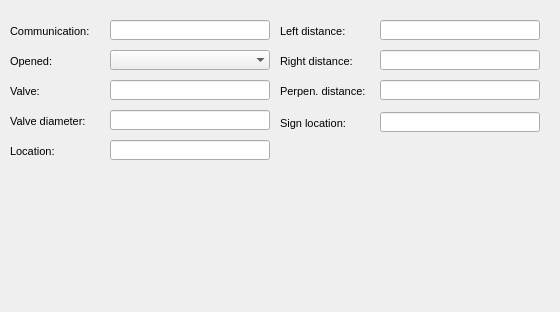
     <widget class="QWidget" name="page_2">
      <property name="geometry">
       <rect>
        <x>0</x>
        <y>0</y>
        <width>560</width>
        <height>312</height>
       </rect>
      </property>
      <attribute name="label">
       <string>Specific information</string>
      </attribute>
      <widget class="QLineEdit" name="hydrant_valve">
       <property name="geometry">
        <rect>
         <x>110</x>
         <y>80</y>
         <width>160</width>
         <height>20</height>
        </rect>
       </property>
       <property name="inputMask">
        <string/>
       </property>
       <property name="frame">
        <bool>true</bool>
       </property>
      </widget>
      <widget class="QComboBox" name="hydrant_opened">
       <property name="geometry">
        <rect>
         <x>110</x>
         <y>50</y>
         <width>160</width>
         <height>20</height>
        </rect>
       </property>
       <property name="autoFillBackground">
        <bool>true</bool>
       </property>
       <property name="maxVisibleItems">
        <number>8</number>
       </property>
       <property name="frame">
        <bool>false</bool>
       </property>
      </widget>
      <widget class="QLineEdit" name="hydrant_location">
       <property name="geometry">
        <rect>
         <x>110</x>
         <y>140</y>
         <width>160</width>
         <height>20</height>
        </rect>
       </property>
       <property name="inputMask">
        <string/>
       </property>
       <property name="frame">
        <bool>true</bool>
       </property>
      </widget>
      <widget class="QLineEdit" name="hydrant_location_sign">
       <property name="geometry">
        <rect>
         <x>380</x>
         <y>112</y>
         <width>160</width>
         <height>20</height>
        </rect>
       </property>
       <property name="inputMask">
        <string/>
       </property>
       <property name="frame">
        <bool>true</bool>
       </property>
      </widget>
      <widget class="QLabel" name="label_hydrant_opened">
       <property name="geometry">
        <rect>
         <x>10</x>
         <y>50</y>
         <width>90</width>
         <height>22</height>
        </rect>
       </property>
       <property name="font">
        <font>
         <pointsize>8</pointsize>
        </font>
       </property>
       <property name="frameShape">
        <enum>QFrame::NoFrame</enum>
       </property>
       <property name="frameShadow">
        <enum>QFrame::Plain</enum>
       </property>
       <property name="text">
        <string>Opened:</string>
       </property>
       <property name="textFormat">
        <enum>Qt::AutoText</enum>
       </property>
       <property name="scaledContents">
        <bool>false</bool>
       </property>
       <property name="alignment">
        <set>Qt::AlignLeading|Qt::AlignLeft|Qt::AlignVCenter</set>
       </property>
       <property name="margin">
        <number>3</number>
       </property>
      </widget>
      <widget class="QLabel" name="label_hydrant_communication">
       <property name="geometry">
        <rect>
         <x>10</x>
         <y>20</y>
         <width>101</width>
         <height>22</height>
        </rect>
       </property>
       <property name="font">
        <font>
         <pointsize>8</pointsize>
        </font>
       </property>
       <property name="frameShape">
        <enum>QFrame::NoFrame</enum>
       </property>
       <property name="frameShadow">
        <enum>QFrame::Plain</enum>
       </property>
       <property name="text">
        <string>Communication:</string>
       </property>
       <property name="textFormat">
        <enum>Qt::AutoText</enum>
       </property>
       <property name="scaledContents">
        <bool>false</bool>
       </property>
       <property name="alignment">
        <set>Qt::AlignLeading|Qt::AlignLeft|Qt::AlignVCenter</set>
       </property>
       <property name="margin">
        <number>3</number>
       </property>
      </widget>
      <widget class="QLabel" name="label_hydrant_valve_diam">
       <property name="geometry">
        <rect>
         <x>10</x>
         <y>110</y>
         <width>101</width>
         <height>22</height>
        </rect>
       </property>
       <property name="font">
        <font>
         <pointsize>8</pointsize>
        </font>
       </property>
       <property name="frameShape">
        <enum>QFrame::NoFrame</enum>
       </property>
       <property name="frameShadow">
        <enum>QFrame::Plain</enum>
       </property>
       <property name="text">
        <string>Valve diameter:</string>
       </property>
       <property name="textFormat">
        <enum>Qt::AutoText</enum>
       </property>
       <property name="scaledContents">
        <bool>false</bool>
       </property>
       <property name="alignment">
        <set>Qt::AlignLeading|Qt::AlignLeft|Qt::AlignVCenter</set>
       </property>
       <property name="margin">
        <number>3</number>
       </property>
      </widget>
      <widget class="QLabel" name="label_hydrant_sign_location">
       <property name="geometry">
        <rect>
         <x>280</x>
         <y>112</y>
         <width>81</width>
         <height>22</height>
        </rect>
       </property>
       <property name="font">
        <font>
         <pointsize>8</pointsize>
        </font>
       </property>
       <property name="frameShape">
        <enum>QFrame::NoFrame</enum>
       </property>
       <property name="frameShadow">
        <enum>QFrame::Plain</enum>
       </property>
       <property name="text">
        <string>Sign location:</string>
       </property>
       <property name="textFormat">
        <enum>Qt::AutoText</enum>
       </property>
       <property name="scaledContents">
        <bool>false</bool>
       </property>
       <property name="alignment">
        <set>Qt::AlignLeading|Qt::AlignLeft|Qt::AlignVCenter</set>
       </property>
       <property name="margin">
        <number>3</number>
       </property>
      </widget>
      <widget class="QLabel" name="label_hydrant_location">
       <property name="geometry">
        <rect>
         <x>10</x>
         <y>140</y>
         <width>61</width>
         <height>22</height>
        </rect>
       </property>
       <property name="font">
        <font>
         <pointsize>8</pointsize>
        </font>
       </property>
       <property name="frameShape">
        <enum>QFrame::NoFrame</enum>
       </property>
       <property name="frameShadow">
        <enum>QFrame::Plain</enum>
       </property>
       <property name="text">
        <string>Location:</string>
       </property>
       <property name="textFormat">
        <enum>Qt::AutoText</enum>
       </property>
       <property name="scaledContents">
        <bool>false</bool>
       </property>
       <property name="alignment">
        <set>Qt::AlignLeading|Qt::AlignLeft|Qt::AlignVCenter</set>
       </property>
       <property name="margin">
        <number>3</number>
       </property>
      </widget>
      <widget class="QLineEdit" name="hydrant_communication">
       <property name="geometry">
        <rect>
         <x>110</x>
         <y>20</y>
         <width>160</width>
         <height>20</height>
        </rect>
       </property>
       <property name="inputMask">
        <string/>
       </property>
       <property name="frame">
        <bool>true</bool>
       </property>
      </widget>
      <widget class="QLabel" name="label_hydrant_valve">
       <property name="geometry">
        <rect>
         <x>10</x>
         <y>80</y>
         <width>101</width>
         <height>22</height>
        </rect>
       </property>
       <property name="font">
        <font>
         <pointsize>8</pointsize>
        </font>
       </property>
       <property name="frameShape">
        <enum>QFrame::NoFrame</enum>
       </property>
       <property name="frameShadow">
        <enum>QFrame::Plain</enum>
       </property>
       <property name="text">
        <string>Valve:</string>
       </property>
       <property name="textFormat">
        <enum>Qt::AutoText</enum>
       </property>
       <property name="scaledContents">
        <bool>false</bool>
       </property>
       <property name="alignment">
        <set>Qt::AlignLeading|Qt::AlignLeft|Qt::AlignVCenter</set>
       </property>
       <property name="margin">
        <number>3</number>
       </property>
      </widget>
      <widget class="QLineEdit" name="hydrant_valve_diam">
       <property name="geometry">
        <rect>
         <x>110</x>
         <y>110</y>
         <width>160</width>
         <height>20</height>
        </rect>
       </property>
       <property name="inputMask">
        <string/>
       </property>
       <property name="frame">
        <bool>true</bool>
       </property>
      </widget>
      <widget class="QLabel" name="label_hydrant_right_dist">
       <property name="geometry">
        <rect>
         <x>280</x>
         <y>50</y>
         <width>101</width>
         <height>22</height>
        </rect>
       </property>
       <property name="font">
        <font>
         <pointsize>8</pointsize>
        </font>
       </property>
       <property name="frameShape">
        <enum>QFrame::NoFrame</enum>
       </property>
       <property name="frameShadow">
        <enum>QFrame::Plain</enum>
       </property>
       <property name="text">
        <string>Right distance:</string>
       </property>
       <property name="textFormat">
        <enum>Qt::AutoText</enum>
       </property>
       <property name="scaledContents">
        <bool>false</bool>
       </property>
       <property name="alignment">
        <set>Qt::AlignLeading|Qt::AlignLeft|Qt::AlignVCenter</set>
       </property>
       <property name="margin">
        <number>3</number>
       </property>
      </widget>
      <widget class="QLineEdit" name="hydrant_distance_right">
       <property name="geometry">
        <rect>
         <x>380</x>
         <y>50</y>
         <width>160</width>
         <height>20</height>
        </rect>
       </property>
       <property name="inputMask">
        <string/>
       </property>
       <property name="frame">
        <bool>true</bool>
       </property>
      </widget>
      <widget class="QLabel" name="label_hydrant_left_dist">
       <property name="geometry">
        <rect>
         <x>280</x>
         <y>20</y>
         <width>101</width>
         <height>22</height>
        </rect>
       </property>
       <property name="font">
        <font>
         <pointsize>8</pointsize>
        </font>
       </property>
       <property name="frameShape">
        <enum>QFrame::NoFrame</enum>
       </property>
       <property name="frameShadow">
        <enum>QFrame::Plain</enum>
       </property>
       <property name="text">
        <string>Left distance:</string>
       </property>
       <property name="textFormat">
        <enum>Qt::AutoText</enum>
       </property>
       <property name="scaledContents">
        <bool>false</bool>
       </property>
       <property name="alignment">
        <set>Qt::AlignLeading|Qt::AlignLeft|Qt::AlignVCenter</set>
       </property>
       <property name="margin">
        <number>3</number>
       </property>
      </widget>
      <widget class="QLabel" name="label_hydrant_perpen_dist">
       <property name="geometry">
        <rect>
         <x>280</x>
         <y>80</y>
         <width>111</width>
         <height>22</height>
        </rect>
       </property>
       <property name="font">
        <font>
         <pointsize>8</pointsize>
        </font>
       </property>
       <property name="frameShape">
        <enum>QFrame::NoFrame</enum>
       </property>
       <property name="frameShadow">
        <enum>QFrame::Plain</enum>
       </property>
       <property name="text">
        <string>Perpen. distance:</string>
       </property>
       <property name="textFormat">
        <enum>Qt::AutoText</enum>
       </property>
       <property name="scaledContents">
        <bool>false</bool>
       </property>
       <property name="alignment">
        <set>Qt::AlignLeading|Qt::AlignLeft|Qt::AlignVCenter</set>
       </property>
       <property name="margin">
        <number>3</number>
       </property>
      </widget>
      <widget class="QLineEdit" name="hydrant_distance_perpendicular">
       <property name="geometry">
        <rect>
         <x>380</x>
         <y>80</y>
         <width>160</width>
         <height>20</height>
        </rect>
       </property>
       <property name="inputMask">
        <string/>
       </property>
       <property name="text">
        <string/>
       </property>
       <property name="frame">
        <bool>true</bool>
       </property>
      </widget>
      <widget class="QLineEdit" name="hydrant_distance_left">
       <property name="geometry">
        <rect>
         <x>380</x>
         <y>20</y>
         <width>160</width>
         <height>20</height>
        </rect>
       </property>
       <property name="inputMask">
        <string/>
       </property>
       <property name="frame">
        <bool>true</bool>
       </property>
      </widget>
     </widget>
